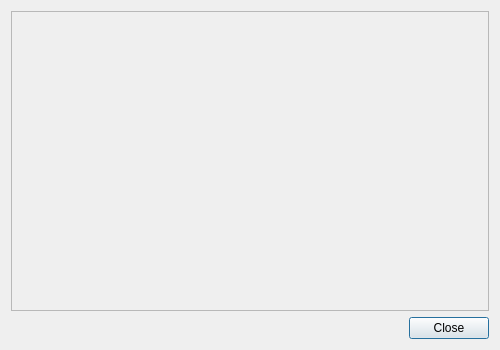
<?xml version="1.0" encoding="UTF-8"?>
<ui version="4.0">
 <class>CAudioAdvancedDistributedDialog</class>
 <widget class="QDialog" name="CAudioAdvancedDistributedDialog">
  <property name="geometry">
   <rect>
    <x>0</x>
    <y>0</y>
    <width>500</width>
    <height>350</height>
   </rect>
  </property>
  <property name="minimumSize">
   <size>
    <width>500</width>
    <height>350</height>
   </size>
  </property>
  <property name="windowTitle">
   <string>Advanced and sitributed audio setup</string>
  </property>
  <layout class="QVBoxLayout" name="vl_CAudioAdvancedDistributedComponent">
   <item>
    <widget class="swift::gui::components::CAudioAdvancedDistributedComponent" name="comp_AudioAdvancedDistributed">
     <property name="frameShape">
      <enum>QFrame::StyledPanel</enum>
     </property>
     <property name="frameShadow">
      <enum>QFrame::Raised</enum>
     </property>
    </widget>
   </item>
   <item>
    <widget class="QDialogButtonBox" name="bb_AudioAdvancedDistributedDialog">
     <property name="orientation">
      <enum>Qt::Horizontal</enum>
     </property>
     <property name="standardButtons">
      <set>QDialogButtonBox::Close</set>
     </property>
    </widget>
   </item>
  </layout>
 </widget>
 <customwidgets>
  <customwidget>
   <class>swift::gui::components::CAudioAdvancedDistributedComponent</class>
   <extends>QFrame</extends>
   <header>gui/components/audioadvanceddistributedcomponent.h</header>
   <container>1</container>
  </customwidget>
 </customwidgets>
 <resources/>
 <connections>
  <connection>
   <sender>bb_AudioAdvancedDistributedDialog</sender>
   <signal>accepted()</signal>
   <receiver>CAudioAdvancedDistributedDialog</receiver>
   <slot>accept()</slot>
   <hints>
    <hint type="sourcelabel">
     <x>248</x>
     <y>254</y>
    </hint>
    <hint type="destinationlabel">
     <x>157</x>
     <y>274</y>
    </hint>
   </hints>
  </connection>
  <connection>
   <sender>bb_AudioAdvancedDistributedDialog</sender>
   <signal>rejected()</signal>
   <receiver>CAudioAdvancedDistributedDialog</receiver>
   <slot>reject()</slot>
   <hints>
    <hint type="sourcelabel">
     <x>316</x>
     <y>260</y>
    </hint>
    <hint type="destinationlabel">
     <x>286</x>
     <y>274</y>
    </hint>
   </hints>
  </connection>
 </connections>
</ui>
